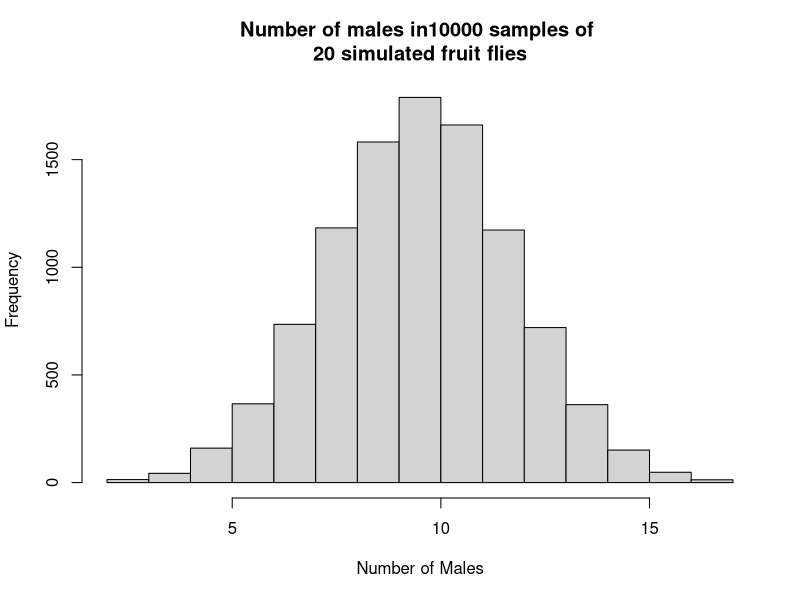

Source code (R):
## ---- chunk 1
# Set the number of trials
n_trials <- 10000

# set the sample size for each trial
sample_size <- 20

# An empty array to store the trials
scores <- numeric(n_trials)

# Do 1000 trials
for (i in 1:n_trials) {
    # Generate 20 simulated fruit flies, where each has an equal chance of being
    # male or female
    a <- sample(c('male', 'female'), size = sample_size, prob = c(0.5, 0.5),
    replace = TRUE)

    # count the number of males in the sample
    b <- sum(a == 'male')

    # store the result of this trial
    scores[i] <- b
}

# Produce a histogram of the trial results
title_of_plot <- paste0("Number of males in", n_trials, " samples of \n", sample_size, " simulated fruit flies")
hist(scores, xlab = 'Number of Males', main = title_of_plot)
## ---- chunk 2
# Determine the number of trials in which we had 14 or more males.
j <- sum(scores >= 14)

# Determine the number of trials in which we had 6 or fewer males.
k <- sum(scores <= 6)

# Add the two results together.
m <- j + k

# Convert to a proportion.
mm <- m/n_trials

# Print the results.
print(mm)
